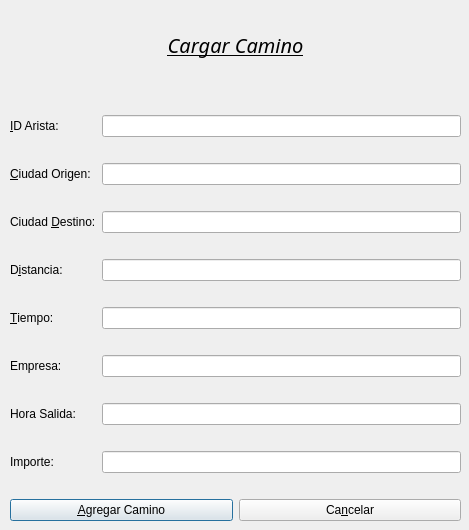
<?xml version="1.0" encoding="UTF-8"?>
<ui version="4.0">
 <class>DialogCarga</class>
 <widget class="QDialog" name="DialogCarga">
  <property name="windowModality">
   <enum>Qt::NonModal</enum>
  </property>
  <property name="enabled">
   <bool>true</bool>
  </property>
  <property name="geometry">
   <rect>
    <x>0</x>
    <y>0</y>
    <width>469</width>
    <height>530</height>
   </rect>
  </property>
  <property name="sizePolicy">
   <sizepolicy hsizetype="Preferred" vsizetype="Preferred">
    <horstretch>0</horstretch>
    <verstretch>0</verstretch>
   </sizepolicy>
  </property>
  <property name="minimumSize">
   <size>
    <width>469</width>
    <height>530</height>
   </size>
  </property>
  <property name="maximumSize">
   <size>
    <width>469</width>
    <height>530</height>
   </size>
  </property>
  <property name="windowTitle">
   <string>Cargar Ciudad</string>
  </property>
  <property name="autoFillBackground">
   <bool>false</bool>
  </property>
  <widget class="QWidget" name="layoutWidget">
   <property name="geometry">
    <rect>
     <x>10</x>
     <y>0</y>
     <width>451</width>
     <height>521</height>
    </rect>
   </property>
   <layout class="QVBoxLayout" name="verticalLayout">
    <item>
     <widget class="QLabel" name="lblTitulo">
      <property name="font">
       <font>
        <family>Perpetua Titling MT</family>
        <pointsize>15</pointsize>
        <weight>50</weight>
        <italic>true</italic>
        <bold>false</bold>
        <underline>true</underline>
        <strikeout>false</strikeout>
        <kerning>false</kerning>
       </font>
      </property>
      <property name="text">
       <string>Cargar Camino</string>
      </property>
      <property name="alignment">
       <set>Qt::AlignCenter</set>
      </property>
     </widget>
    </item>
    <item>
     <spacer name="verticalSpacer_6">
      <property name="orientation">
       <enum>Qt::Vertical</enum>
      </property>
      <property name="sizeType">
       <enum>QSizePolicy::Fixed</enum>
      </property>
      <property name="sizeHint" stdset="0">
       <size>
        <width>20</width>
        <height>20</height>
       </size>
      </property>
     </spacer>
    </item>
    <item>
     <layout class="QGridLayout" name="gridLayout">
      <item row="8" column="2">
       <widget class="QLineEdit" name="lineTiem">
        <property name="focusPolicy">
         <enum>Qt::TabFocus</enum>
        </property>
       </widget>
      </item>
      <item row="4" column="2">
       <widget class="QLineEdit" name="lineCiudDest">
        <property name="focusPolicy">
         <enum>Qt::TabFocus</enum>
        </property>
       </widget>
      </item>
      <item row="6" column="2">
       <widget class="QLineEdit" name="lineDist">
        <property name="focusPolicy">
         <enum>Qt::TabFocus</enum>
        </property>
       </widget>
      </item>
      <item row="10" column="0">
       <widget class="QLabel" name="lblEmpresa">
        <property name="text">
         <string>Empresa:</string>
        </property>
       </widget>
      </item>
      <item row="0" column="0">
       <widget class="QLabel" name="lblID">
        <property name="text">
         <string>&amp;ID Arista: </string>
        </property>
        <property name="buddy">
         <cstring>lineID</cstring>
        </property>
       </widget>
      </item>
      <item row="2" column="2">
       <widget class="QLineEdit" name="lineCiudOr">
        <property name="focusPolicy">
         <enum>Qt::TabFocus</enum>
        </property>
       </widget>
      </item>
      <item row="0" column="2">
       <widget class="QLineEdit" name="lineID">
        <property name="mouseTracking">
         <bool>true</bool>
        </property>
        <property name="focusPolicy">
         <enum>Qt::StrongFocus</enum>
        </property>
       </widget>
      </item>
      <item row="2" column="0">
       <widget class="QLabel" name="lblCiudOr">
        <property name="text">
         <string>&amp;Ciudad Origen:</string>
        </property>
        <property name="buddy">
         <cstring>lineCiudOr</cstring>
        </property>
       </widget>
      </item>
      <item row="3" column="0">
       <spacer name="verticalSpacer_2">
        <property name="orientation">
         <enum>Qt::Vertical</enum>
        </property>
        <property name="sizeType">
         <enum>QSizePolicy::Fixed</enum>
        </property>
        <property name="sizeHint" stdset="0">
         <size>
          <width>20</width>
          <height>20</height>
         </size>
        </property>
       </spacer>
      </item>
      <item row="5" column="0">
       <spacer name="verticalSpacer_3">
        <property name="orientation">
         <enum>Qt::Vertical</enum>
        </property>
        <property name="sizeType">
         <enum>QSizePolicy::Fixed</enum>
        </property>
        <property name="sizeHint" stdset="0">
         <size>
          <width>20</width>
          <height>20</height>
         </size>
        </property>
       </spacer>
      </item>
      <item row="8" column="0">
       <widget class="QLabel" name="lblTiempo">
        <property name="text">
         <string>&amp;Tiempo:</string>
        </property>
        <property name="buddy">
         <cstring>lineTiem</cstring>
        </property>
       </widget>
      </item>
      <item row="1" column="0">
       <spacer name="verticalSpacer">
        <property name="orientation">
         <enum>Qt::Vertical</enum>
        </property>
        <property name="sizeType">
         <enum>QSizePolicy::Fixed</enum>
        </property>
        <property name="sizeHint" stdset="0">
         <size>
          <width>20</width>
          <height>20</height>
         </size>
        </property>
       </spacer>
      </item>
      <item row="6" column="0">
       <widget class="QLabel" name="lblDist">
        <property name="text">
         <string>D&amp;istancia:</string>
        </property>
        <property name="buddy">
         <cstring>lineDist</cstring>
        </property>
       </widget>
      </item>
      <item row="7" column="0">
       <spacer name="verticalSpacer_4">
        <property name="orientation">
         <enum>Qt::Vertical</enum>
        </property>
        <property name="sizeType">
         <enum>QSizePolicy::Fixed</enum>
        </property>
        <property name="sizeHint" stdset="0">
         <size>
          <width>20</width>
          <height>20</height>
         </size>
        </property>
       </spacer>
      </item>
      <item row="4" column="0">
       <widget class="QLabel" name="lblCiudDest">
        <property name="text">
         <string>Ciudad &amp;Destino:</string>
        </property>
        <property name="buddy">
         <cstring>lineCiudDest</cstring>
        </property>
       </widget>
      </item>
      <item row="9" column="0">
       <spacer name="verticalSpacer_5">
        <property name="orientation">
         <enum>Qt::Vertical</enum>
        </property>
        <property name="sizeType">
         <enum>QSizePolicy::Fixed</enum>
        </property>
        <property name="sizeHint" stdset="0">
         <size>
          <width>20</width>
          <height>20</height>
         </size>
        </property>
       </spacer>
      </item>
      <item row="10" column="2">
       <widget class="QLineEdit" name="lineEmp"/>
      </item>
      <item row="11" column="0">
       <spacer name="verticalSpacer_9">
        <property name="orientation">
         <enum>Qt::Vertical</enum>
        </property>
        <property name="sizeType">
         <enum>QSizePolicy::Fixed</enum>
        </property>
        <property name="sizeHint" stdset="0">
         <size>
          <width>20</width>
          <height>20</height>
         </size>
        </property>
       </spacer>
      </item>
      <item row="12" column="0">
       <widget class="QLabel" name="lblHoraS">
        <property name="text">
         <string>Hora Salida:</string>
        </property>
       </widget>
      </item>
      <item row="12" column="2">
       <widget class="QLineEdit" name="lineHoraS"/>
      </item>
      <item row="13" column="0">
       <spacer name="verticalSpacer_10">
        <property name="orientation">
         <enum>Qt::Vertical</enum>
        </property>
        <property name="sizeType">
         <enum>QSizePolicy::Fixed</enum>
        </property>
        <property name="sizeHint" stdset="0">
         <size>
          <width>20</width>
          <height>20</height>
         </size>
        </property>
       </spacer>
      </item>
      <item row="14" column="0">
       <widget class="QLabel" name="lblImp">
        <property name="text">
         <string>Importe:</string>
        </property>
       </widget>
      </item>
      <item row="14" column="2">
       <widget class="QLineEdit" name="lineImpor"/>
      </item>
     </layout>
    </item>
    <item>
     <spacer name="verticalSpacer_7">
      <property name="orientation">
       <enum>Qt::Vertical</enum>
      </property>
      <property name="sizeType">
       <enum>QSizePolicy::Fixed</enum>
      </property>
      <property name="sizeHint" stdset="0">
       <size>
        <width>20</width>
        <height>20</height>
       </size>
      </property>
     </spacer>
    </item>
    <item>
     <layout class="QHBoxLayout" name="horizontalLayout">
      <item>
       <widget class="QPushButton" name="bAgregarAris">
        <property name="text">
         <string>&amp;Agregar Camino</string>
        </property>
       </widget>
      </item>
      <item>
       <widget class="QPushButton" name="BCancelar">
        <property name="text">
         <string>Ca&amp;ncelar</string>
        </property>
       </widget>
      </item>
     </layout>
    </item>
   </layout>
  </widget>
 </widget>
 <tabstops>
  <tabstop>lineID</tabstop>
  <tabstop>lineCiudOr</tabstop>
  <tabstop>lineCiudDest</tabstop>
  <tabstop>lineDist</tabstop>
  <tabstop>lineTiem</tabstop>
  <tabstop>lineEmp</tabstop>
  <tabstop>lineHoraS</tabstop>
  <tabstop>lineImpor</tabstop>
  <tabstop>bAgregarAris</tabstop>
  <tabstop>BCancelar</tabstop>
 </tabstops>
 <resources/>
 <connections/>
</ui>
